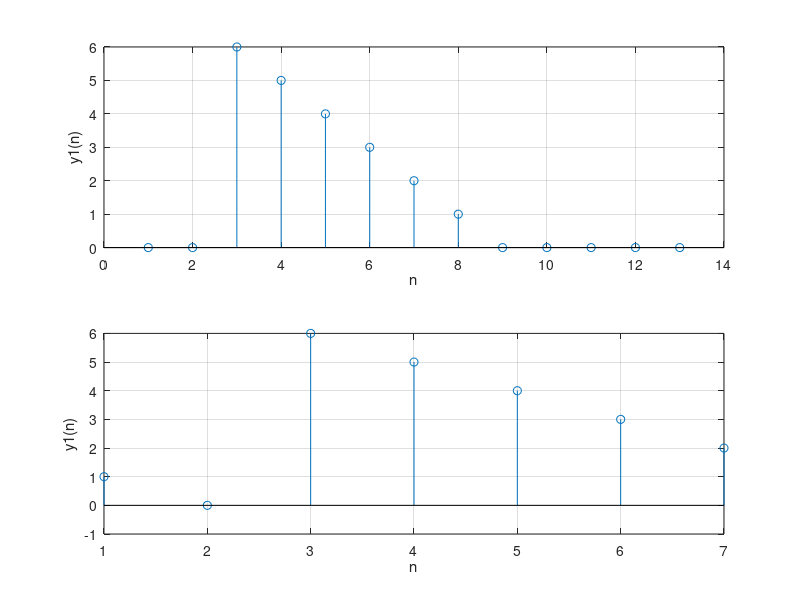
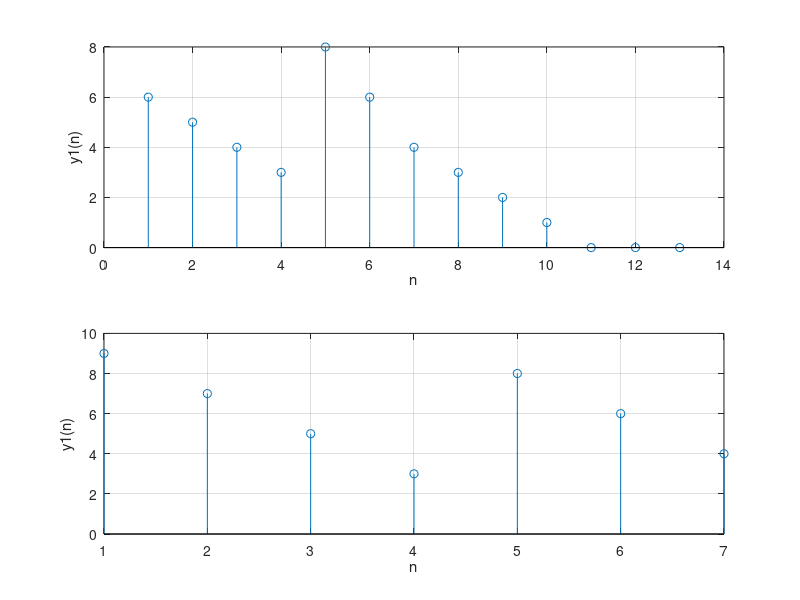

These charts were generated, in order, by the following MATLAB code:
x1 = [6 5 4 3 2 1 0]
x2 = [0 0 1 0 0 0 0]
x3 = [1 0 0 0 1 0 0]

y1 = conv (x1,x2)
y2 = conv (x1,x3)


N = 7

for k=1:N
    X1(k)=0;
    for n=1:N
        X1(k)=X1(k)+x1(n).*exp(-1j.*2.*pi.*(n-1).*(k-1)./N);
    end
end

for k=1:N
    X2(k)=0;
    for n=1:N
        X2(k)=X2(k)+x2(n).*exp(-1j.*2.*pi.*(n-1).*(k-1)./N);
    end
end

for k=1:N
    X3(k)=0;
    for n=1:N
        X3(k)=X3(k)+x3(n).*exp(-1j.*2.*pi.*(n-1).*(k-1)./N);
    end
end

Y1 = X1.*X2
Y2 = X1.*X3

for k=1:N
    y3(k)=0;
    for n=1:N
        y3(k)=y3(k)+1/N*Y1(n).*exp(1j.*2.*pi.*(n-1).*(k-1)./N);
    end
end

for k=1:N
    y4(k)=0;
    for n=1:N
        y4(k)=y4(k)+1/N*Y2(n).*exp(1j.*2.*pi.*(n-1).*(k-1)./N);
    end
end

figure (1)
subplot(211)
stem (y1)
grid
xlabel('n')
ylabel ('y1(n)')
subplot(212)
stem (y3)
grid
xlabel('n')
ylabel ('y1(n)')


figure (2)
subplot(211)
stem (y2)
grid
xlabel('n')
ylabel ('y1(n)')
subplot(212)
stem (y4)
grid
xlabel('n')
ylabel ('y1(n)')